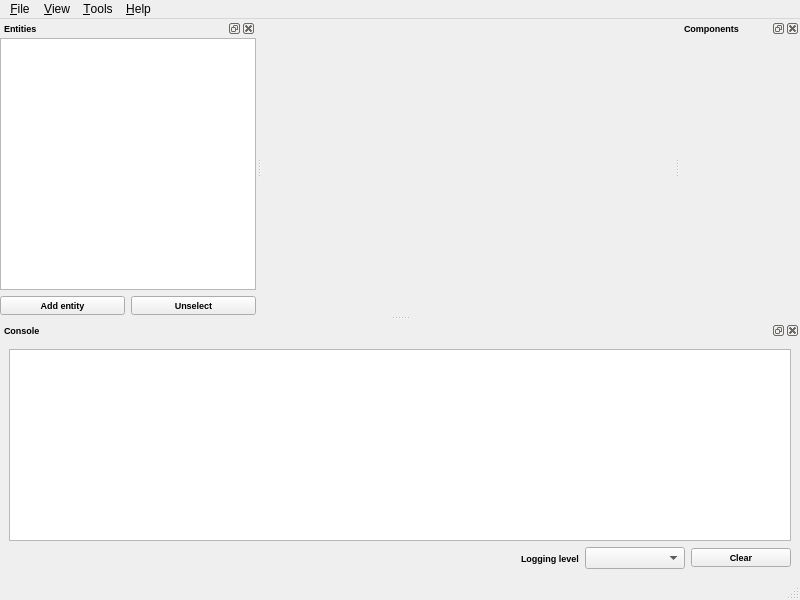
<?xml version="1.0" encoding="UTF-8"?>
<ui version="4.0">
 <class>MainWindow</class>
 <widget class="QMainWindow" name="MainWindow">
  <property name="geometry">
   <rect>
    <x>0</x>
    <y>0</y>
    <width>800</width>
    <height>600</height>
   </rect>
  </property>
  <property name="windowTitle">
   <string notr="true">RaZor</string>
  </property>
  <property name="locale">
   <locale language="English" country="UnitedStates"/>
  </property>
  <widget class="QWidget" name="centralWidget"/>
  <widget class="QMenuBar" name="menuBar">
   <property name="geometry">
    <rect>
     <x>0</x>
     <y>0</y>
     <width>800</width>
     <height>21</height>
    </rect>
   </property>
   <widget class="QMenu" name="menu_File">
    <property name="title">
     <string>&amp;File</string>
    </property>
    <addaction name="actionQuit"/>
   </widget>
   <widget class="QMenu" name="menu_View">
    <property name="title">
     <string>&amp;View</string>
    </property>
    <widget class="QMenu" name="viewWindows">
     <property name="title">
      <string>&amp;Windows</string>
     </property>
    </widget>
    <addaction name="viewWindows"/>
   </widget>
   <widget class="QMenu" name="menu_Tools">
    <property name="title">
     <string>&amp;Tools</string>
    </property>
    <widget class="QMenu" name="toolsSystems">
     <property name="title">
      <string>&amp;Systems</string>
     </property>
     <addaction name="audioSystemSettings"/>
     <addaction name="physicsSystemSettings"/>
     <addaction name="renderSystemSettings"/>
    </widget>
    <addaction name="toolsSystems"/>
    <addaction name="separator"/>
    <addaction name="action_Options"/>
   </widget>
   <widget class="QMenu" name="menu_Help">
    <property name="title">
     <string>&amp;Help</string>
    </property>
    <addaction name="actionAbout"/>
   </widget>
   <addaction name="menu_File"/>
   <addaction name="menu_View"/>
   <addaction name="menu_Tools"/>
   <addaction name="menu_Help"/>
  </widget>
  <widget class="QStatusBar" name="statusBar"/>
  <widget class="QDockWidget" name="entitiesPanel">
   <property name="font">
    <font>
     <pointsize>7</pointsize>
     <weight>75</weight>
     <bold>true</bold>
    </font>
   </property>
   <property name="allowedAreas">
    <set>Qt::LeftDockWidgetArea|Qt::RightDockWidgetArea</set>
   </property>
   <property name="windowTitle">
    <string>Entities</string>
   </property>
   <attribute name="dockWidgetArea">
    <number>1</number>
   </attribute>
   <widget class="QWidget" name="entitiesWidget">
    <property name="minimumSize">
     <size>
      <width>0</width>
      <height>0</height>
     </size>
    </property>
    <layout class="QGridLayout" name="entitiesLayout">
     <property name="leftMargin">
      <number>0</number>
     </property>
     <property name="topMargin">
      <number>0</number>
     </property>
     <property name="rightMargin">
      <number>0</number>
     </property>
     <property name="bottomMargin">
      <number>0</number>
     </property>
     <item row="0" column="0">
      <widget class="EntitiesList" name="entitiesList">
       <property name="font">
        <font>
         <pointsize>10</pointsize>
         <weight>50</weight>
         <bold>false</bold>
        </font>
       </property>
      </widget>
     </item>
     <item row="2" column="0">
      <layout class="QHBoxLayout" name="entityActionsLayout">
       <item>
        <widget class="QPushButton" name="addEntity">
         <property name="text">
          <string>Add entity</string>
         </property>
        </widget>
       </item>
       <item>
        <widget class="QPushButton" name="unselectEntity">
         <property name="text">
          <string>Unselect</string>
         </property>
        </widget>
       </item>
      </layout>
     </item>
    </layout>
   </widget>
  </widget>
  <widget class="QDockWidget" name="componentsPanel">
   <property name="sizePolicy">
    <sizepolicy hsizetype="Preferred" vsizetype="Preferred">
     <horstretch>0</horstretch>
     <verstretch>0</verstretch>
    </sizepolicy>
   </property>
   <property name="minimumSize">
    <size>
     <width>120</width>
     <height>232</height>
    </size>
   </property>
   <property name="maximumSize">
    <size>
     <width>524287</width>
     <height>524287</height>
    </size>
   </property>
   <property name="font">
    <font>
     <pointsize>7</pointsize>
     <weight>75</weight>
     <bold>true</bold>
    </font>
   </property>
   <property name="layoutDirection">
    <enum>Qt::LeftToRight</enum>
   </property>
   <property name="allowedAreas">
    <set>Qt::LeftDockWidgetArea|Qt::RightDockWidgetArea</set>
   </property>
   <property name="windowTitle">
    <string>Components</string>
   </property>
   <attribute name="dockWidgetArea">
    <number>2</number>
   </attribute>
   <widget class="QWidget" name="componentsWidget">
    <property name="sizePolicy">
     <sizepolicy hsizetype="Preferred" vsizetype="Preferred">
      <horstretch>0</horstretch>
      <verstretch>0</verstretch>
     </sizepolicy>
    </property>
    <layout class="QVBoxLayout" name="componentsLayout">
     <property name="leftMargin">
      <number>0</number>
     </property>
     <property name="topMargin">
      <number>0</number>
     </property>
     <property name="rightMargin">
      <number>0</number>
     </property>
     <property name="bottomMargin">
      <number>0</number>
     </property>
    </layout>
   </widget>
  </widget>
  <widget class="QDockWidget" name="consolePanel">
   <property name="font">
    <font>
     <pointsize>7</pointsize>
     <weight>75</weight>
     <bold>true</bold>
    </font>
   </property>
   <property name="allowedAreas">
    <set>Qt::BottomDockWidgetArea|Qt::TopDockWidgetArea</set>
   </property>
   <property name="windowTitle">
    <string>Console</string>
   </property>
   <attribute name="dockWidgetArea">
    <number>8</number>
   </attribute>
   <widget class="QWidget" name="consoleWidget">
    <layout class="QVBoxLayout" name="consoleLayout">
     <item>
      <widget class="QListWidget" name="console">
       <property name="enabled">
        <bool>true</bool>
       </property>
       <property name="font">
        <font>
         <pointsize>8</pointsize>
         <weight>50</weight>
         <bold>false</bold>
        </font>
       </property>
      </widget>
     </item>
     <item>
      <layout class="QHBoxLayout" name="consoleActionsLayout">
       <item>
        <spacer name="consoleActionsSpacer">
         <property name="orientation">
          <enum>Qt::Horizontal</enum>
         </property>
         <property name="sizeHint" stdset="0">
          <size>
           <width>40</width>
           <height>20</height>
          </size>
         </property>
        </spacer>
       </item>
       <item>
        <widget class="QLabel" name="loggingLevelLabel">
         <property name="text">
          <string>Logging level</string>
         </property>
        </widget>
       </item>
       <item>
        <widget class="QComboBox" name="loggingLevel">
         <property name="minimumSize">
          <size>
           <width>100</width>
           <height>0</height>
          </size>
         </property>
        </widget>
       </item>
       <item>
        <widget class="QPushButton" name="clearConsole">
         <property name="minimumSize">
          <size>
           <width>100</width>
           <height>0</height>
          </size>
         </property>
         <property name="text">
          <string>Clear</string>
         </property>
        </widget>
       </item>
      </layout>
     </item>
    </layout>
   </widget>
  </widget>
  <action name="actionQuit">
   <property name="text">
    <string>&amp;Quit</string>
   </property>
   <property name="toolTip">
    <string>Quit RaZor</string>
   </property>
   <property name="shortcut">
    <string notr="true">Ctrl+Q</string>
   </property>
  </action>
  <action name="renderSystemSettings">
   <property name="text">
    <string>&amp;Render system settings...</string>
   </property>
  </action>
  <action name="action_Options">
   <property name="enabled">
    <bool>false</bool>
   </property>
   <property name="text">
    <string>&amp;Options...</string>
   </property>
  </action>
  <action name="actionAbout">
   <property name="text">
    <string>&amp;About</string>
   </property>
  </action>
  <action name="audioSystemSettings">
   <property name="text">
    <string>&amp;Audio system settings...</string>
   </property>
  </action>
  <action name="physicsSystemSettings">
   <property name="text">
    <string>&amp;Physics system settings...</string>
   </property>
  </action>
 </widget>
 <customwidgets>
  <customwidget>
   <class>EntitiesList</class>
   <extends>QListWidget</extends>
   <header>RaZor/Interface/EntitiesList.hpp</header>
  </customwidget>
 </customwidgets>
 <resources/>
 <connections/>
</ui>
